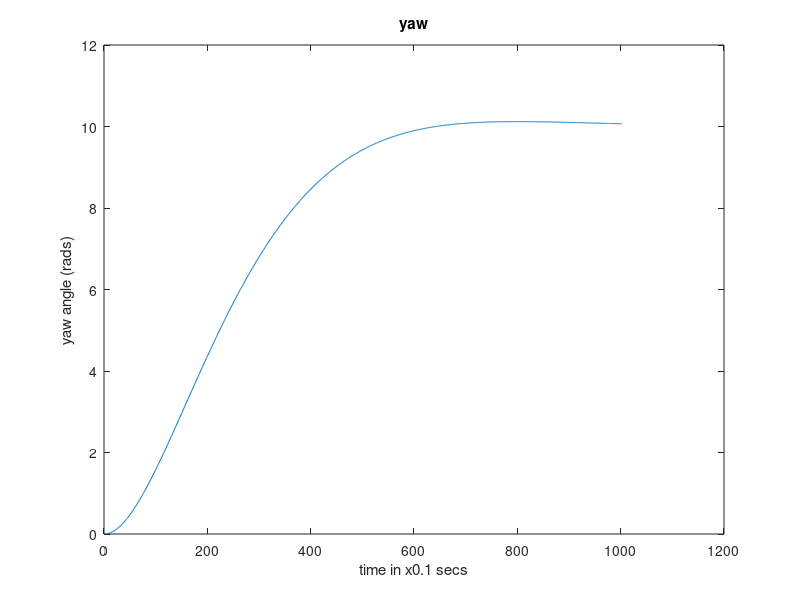
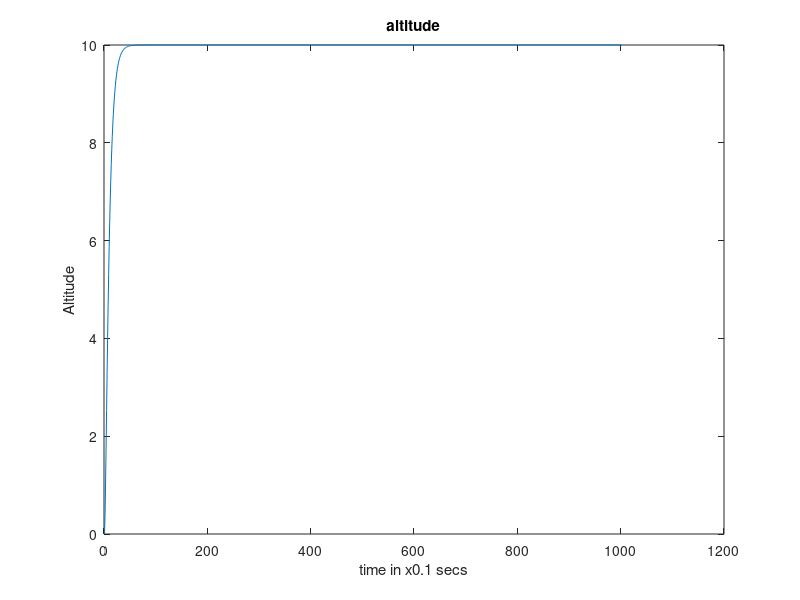

These figures' MATLAB source, in order:
clc;
clear all;
close all;
m = 1; %kg
L = 1;%meter

% Desired altitude and Yaw angle
ZD = 10; %meters
psiD = 10; %rads

% Initializing the system
Z_dd = 1;
Z_d = 0;
Z = 0;

psi_dd = 1;
psi_d = 0;
psi = 0;

K_p1 = 4;
K_d1 = 4;

K_p2 = 5;
K_d2 = 120;

I_z = 1089;

T = 0.1;
k=1;
for t = 0:T:100
    
    Z_dd(k+1,:) = -(1/m) * (K_d1*Z_d(k,:) + K_p1*(Z(k,:) - ZD));
    psi_dd(k+1,:) = -(L/I_z) * (K_d2*psi_d(k,:) + K_p2*(psi(k,:) - psiD));

    Z_d(k+1,:) = Z_d(k,:) + T*Z_dd(k+1,:);
    psi_d(k+1,:) = psi_d(k,:) + T*psi_dd(k+1,:);
    
    Z(k+1,:) = Z(k,:) + T*Z_d(k+1,:);
    psi(k+1,:) = psi(k,:) + T*psi_d(k+1,:);
    
    k = k+1;
end

figure;plot(psi);   
title('yaw')
xlabel('time in x0.1 secs')
ylabel('yaw angle (rads)')

figure;plot(Z);   
title('altitude')
xlabel('time in x0.1 secs')
ylabel('Altitude')
